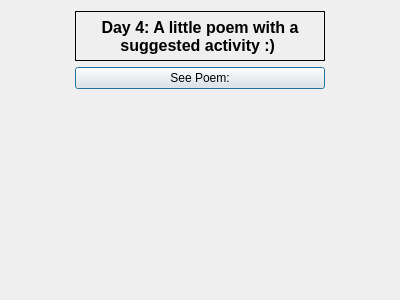
<?xml version="1.0" encoding="UTF-8"?>
<ui version="4.0">
 <class>Day4Window</class>
 <widget class="QDialog" name="Day4Window">
  <property name="geometry">
   <rect>
    <x>0</x>
    <y>0</y>
    <width>400</width>
    <height>300</height>
   </rect>
  </property>
  <property name="windowTitle">
   <string>Dialog</string>
  </property>
  <layout class="QGridLayout" name="gridLayout">
   <item row="1" column="0">
    <widget class="QPushButton" name="pushButton">
     <property name="text">
      <string>See Poem:</string>
     </property>
    </widget>
   </item>
   <item row="2" column="0">
    <widget class="QLabel" name="day4_poem_label">
     <property name="text">
      <string/>
     </property>
     <property name="alignment">
      <set>Qt::AlignCenter</set>
     </property>
    </widget>
   </item>
   <item row="0" column="0">
    <widget class="QLabel" name="day4_title_label">
     <property name="maximumSize">
      <size>
       <width>250</width>
       <height>50</height>
      </size>
     </property>
     <property name="font">
      <font>
       <pointsize>12</pointsize>
       <bold>true</bold>
      </font>
     </property>
     <property name="frameShape">
      <enum>QFrame::Box</enum>
     </property>
     <property name="text">
      <string>Day 4: A little poem with a suggested activity :) </string>
     </property>
     <property name="alignment">
      <set>Qt::AlignCenter</set>
     </property>
     <property name="wordWrap">
      <bool>true</bool>
     </property>
    </widget>
   </item>
  </layout>
 </widget>
 <resources/>
 <connections/>
</ui>
